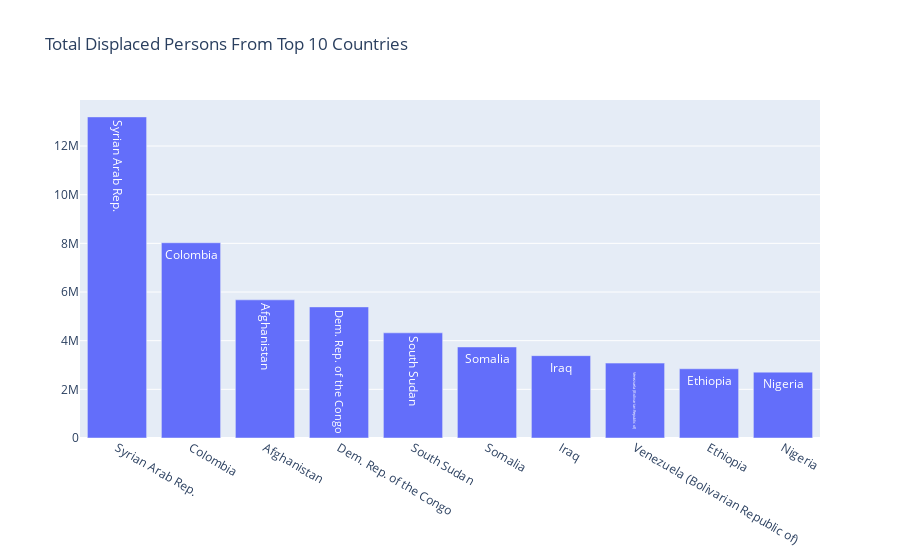

Write notebook code for a chart like this one.
### Code cell
#top 10 list as of 2018

import plotly
from plotly.graph_objs import Figure, Histogram, Layout
from plotly.graph_objs import Bar


top_10= df2.groupby("origin_country")["total_population"].sum().sort_values(ascending=False).reset_index()[:11]
top_10=top_10.set_index("origin_country").drop("Stateless", axis=0).reset_index()

print(top_10)

data = [Bar(x=top_10['origin_country'],
            y=top_10['total_population'],
            text=top_10['origin_country'])]

layout = Layout(title="Total Displaced Persons From Top 10 Countries")

fig = Figure(data=data, layout=layout)

plotly.offline.iplot(fig,show_link=False)

### Figure 1 — Plotly figure (JSON) as saved in the notebook; plotly's stock layout.template omitted (floating-point values rounded to 4 significant figures)
{"data": [{"text": ["Syrian Arab Rep.", "Colombia", "Afghanistan", "Dem. Rep. of the Congo", "South Sudan", "Somalia", "Iraq", "Venezuela (Bolivarian Republic of)", "Ethiopia", "Nigeria"], "type": "bar", "x": ["Syrian Arab Rep.", "Colombia", "Afghanistan", "Dem. Rep. of the Congo", "South Sudan", "Somalia", "Iraq", "Venezuela (Bolivarian Republic of)", "Ethiopia", "Nigeria"], "y": [13197248, 8024614, 5677872, 5388071, 4322299, 3741167, 3384800, 3078198, 2845496, 2706948]}], "layout": {"title": {"text": "Total Displaced Persons From Top 10 Countries"}}}
